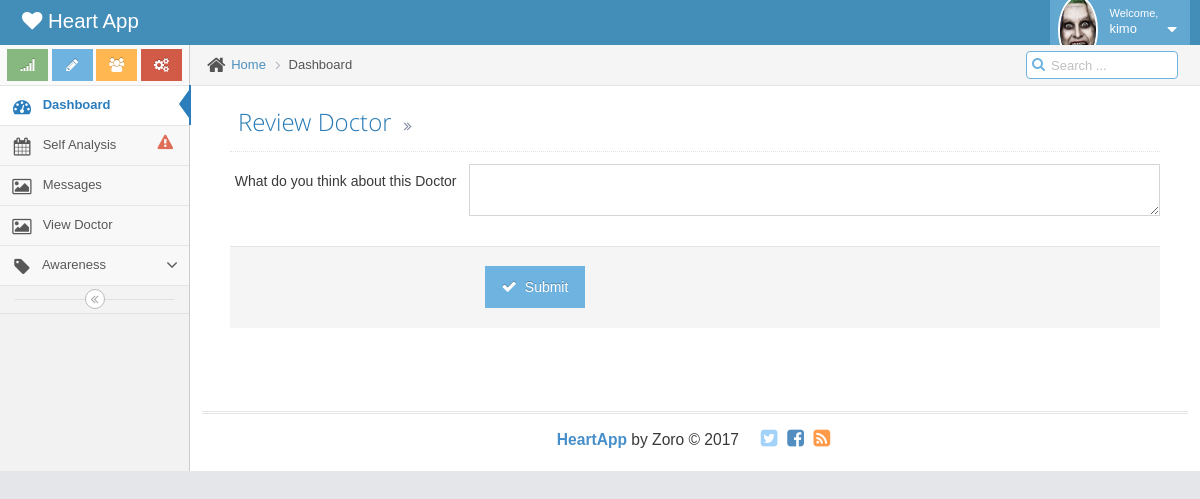
The app's page /submitFeedback (signed in) with its own data.
### heart/models.py (models this page shows, shortened)
class User(db.Model, UserMixin):
    id = db.Column(db.Integer, primary_key=True)
    username = db.Column(db.String(80), unique=True)
    name = db.Column(db.String(100))
    surname = db.Column(db.String(100))
    gender = db.Column(db.String(50))
    location = db.Column(db.String(200))
    email = db.Column(db.String(120), unique=True)
    password_hash = db.Column(db.String(80))
    weight = db.Column(db.Float)
    height = db.Column(db.Float)
    bio = db.Column(db.Text)
    pic = db.Column(db.String(200))
    role = db.Column(db.String(20))
    flagged = db.Column(db.Boolean)
    feedback = db.relationship('PatientFeedBack', backref='user', lazy='dynamic')
    message = db.relationship('Query', backref='user', lazy='dynamic')
    mydoctor = db.Column(db.Integer, db.ForeignKey('doctor.id'))
    @property
    def password(self):
        raise AttributeError('password: write-only field')

### heart/views.py (the view)
@app.route('/submitFeedback', methods=["GET","POST"])
@login_required
def submitFeedback():
    form = FeedbackForm()
    if form.validate_on_submit():
        new = PatientFeedBack(content=form.content.data, patient_id=current_user.id)
        db.session.add(new)
        db.session.commit()
        flash('Feedback Submitted', 'message')
        return redirect(url_for('home'))
    return render_template('submitFeedback.html', form=form)

### heart/forms.py
class FeedbackForm(FlaskForm):
    content = TextAreaField('Feedback')

### heart/views.py (called while the page is built)
@login_manager.user_loader
def load_user(userid):
	return User.query.get(int(userid))

### heart/templates/submitFeedback.html (shortened to what this page needs)
{% extends 'base.html' %}
{% from "form_macros.html" import render_field %}
{% block content %}
<div class="page-content">
		<div class="page-header">
			<h1>
				Review Doctor
				<small>
					<i class="ace-icon fa fa-angle-double-right"></i>
				</small>
			</h1>
		</div>
		<div class="row">
			<div class="col-xs-12">
				<form action="" method="post" enctype="multipart/form-data" name="submitFeedback" class="form-horizontal" role="form">
					<div class="form-group">
						<label class="col-sm-3 control-label no-padding-right" for="form-field-1"> What do you think about this Doctor </label>
						<div class="col-sm-9">
							{{ render_field(form.content, class="form-control") }}
						</div>
					</div>
					<div class="clearfix form-actions">
						<div class="col-md-offset-3 col-md-9">
							<button class="btn btn-info" type="submit">
								<i class="ace-icon fa fa-check bigger-110"></i>
								Submit
							</button>
						</div>
					</div>
				</form>
			</div>
		</div>
	</div>
{% endblock %}

### heart/templates/base.html (shortened to what this page needs)
<!DOCTYPE html>
<html lang="en">
	<head>
		<link rel="stylesheet" href="{{ url_for('static', filename='assets/css/bootstrap.min.css') }}" />
		<link rel="stylesheet" href="{{ url_for('static', filename='assets/font-awesome/4.5.0/css/font-awesome.min.css')  }}" />
		<link rel="stylesheet" href="{{ url_for('static', filename='assets/css/ace.min.css') }}" class="ace-main-stylesheet" id="main-ace-style" />
		<link rel="stylesheet" href="{{ url_for('static', filename='assets/css/ace-skins.min.css') }}" />
		<link rel="stylesheet" href="{{ url_for('static', filename='assets/css/ace-rtl.min.css') }}" />
	</head>
	<body class="no-skin" >
		<div id="navbar" class="navbar navbar-default          ace-save-state">
			<div class="navbar-container ace-save-state" id="navbar-container">
				<div class="navbar-header pull-left">
					<a href="" class="navbar-brand">
						<small>
							<i class="fa fa-heart"></i>
							Heart App
						</small>
					</a>
				</div>
				<div class="navbar-buttons navbar-header pull-right" role="navigation">
					<ul class="nav ace-nav">
						<li class="light-blue dropdown-modal">
							<a data-toggle="dropdown" href="#" class="dropdown-toggle">
								{% if current_user.pic %}
								<img class="nav-user-photo" src="{{ url_for('static', filename='images/' + current_user.pic) }}" alt="" />
								{% else %}
								<img class="nav-user-photo" src="{{ url_for('static', filename='assets/images/avatars/avatar.png') }}" alt="" />
								{% endif %}
								<span class="user-info">
									<small>Welcome,</small>
									{{ current_user.username }}
								</span>
								<i class="ace-icon fa fa-caret-down"></i>
							</a>
						</li>
					</ul>
				</div>
			</div>
		</div>
		<div class="main-container ace-save-state" id="main-container">
			<div id="sidebar" class="sidebar                  responsive                    ace-save-state">
				<div class="sidebar-shortcuts" id="sidebar-shortcuts">
					<div class="sidebar-shortcuts-large" id="sidebar-shortcuts-large">
						<button class="btn btn-success">
							<i class="ace-icon fa fa-signal"></i>
						</button>
						<button class="btn btn-info">
							<i class="ace-icon fa fa-pencil"></i>
						</button>
						<button class="btn btn-warning">
							<i class="ace-icon fa fa-users"></i>
						</button>
						<button class="btn btn-danger">
							<i class="ace-icon fa fa-cogs"></i>
						</button>
					</div>
				</div>
				<ul class="nav nav-list">
					<li class="active">
						<a href="{{ url_for('home') }}">
							<i class="menu-icon fa fa-tachometer"></i>
							<span class="menu-text"> Dashboard </span>
						</a>
					</li>
					<li class="">
						<a href="{{ url_for('analyze') }}">
							<i class="menu-icon fa fa-calendar"></i>
							<span class="menu-text">
								Self Analysis
								<span class="badge badge-transparent tooltip-error" title="2 Important Events">
									<i class="ace-icon fa fa-exclamation-triangle red bigger-130"></i>
								</span>
							</span>
						</a>
					</li>
					<li class="">
						<a href="{{ url_for('allMessages') }}">
							<i class="menu-icon fa fa-picture-o"></i>
							<span class="menu-text"> Messages </span>
						</a>
					</li>
					<li class="">
						{% if current_user.mydoctor %}
						<a href="{{ url_for('my_doctor', id=current_user.mydoctor) }}">
							<i class="menu-icon fa fa-picture-o"></i>
							<span class="menu-text"> View Doctor </span>
						</a>
						{% else %}
						<a href="#">
							<i class="menu-icon fa fa-picture-o"></i>
							<span class="menu-text"> No Doctor Yet </span>
						</a>
						{% endif %}
					</li>
					<li class="">
						<a href="#" class="dropdown-toggle">
							<i class="menu-icon fa fa-tag"></i>
							<span class="menu-text"> Awareness  </span>
							<b class="arrow fa fa-angle-down"></b>
						</a>
					</li>
				</ul>
				<div class="sidebar-toggle sidebar-collapse" id="sidebar-collapse">
					<i id="sidebar-toggle-icon" class="ace-icon fa fa-angle-double-left ace-save-state" data-icon1="ace-icon fa fa-angle-double-left" data-icon2="ace-icon fa fa-angle-double-right"></i>
				</div>
			</div>
			<div class="main-content">
				<div class="main-content-inner">
					<div class="breadcrumbs ace-save-state" id="breadcrumbs">
						<ul class="breadcrumb">
							<li>
								<i class="ace-icon fa fa-home home-icon"></i>
								<a href="#">Home</a>
							</li>
							<li class="active">Dashboard</li>
						</ul>
						<div class="nav-search" id="nav-search">
							<form class="form-search">
								<span class="input-icon">
									<input type="text" placeholder="Search ..." class="nav-search-input" id="nav-search-input" autocomplete="off" />
									<i class="ace-icon fa fa-search nav-search-icon"></i>
								</span>
							</form>
						</div>
					</div>
					<div class="page-content">
						{% block content %}{% endblock %}
					</div>
				</div>
			</div>
			<div class="footer">
				<div class="footer-inner">
					<div class="footer-content">
						<span class="bigger-120">
							<span class="blue bolder">HeartApp</span>
							by Zoro &copy; 2017
						</span>
						<span class="action-buttons">
							<a href="#">
								<i class="ace-icon fa fa-twitter-square light-blue bigger-150"></i>
							</a>
							<a href="#">
								<i class="ace-icon fa fa-facebook-square text-primary bigger-150"></i>
							</a>
							<a href="#">
								<i class="ace-icon fa fa-rss-square orange bigger-150"></i>
							</a>
						</span>
					</div>
				</div>
			</div>
		</div>
	</body>
</html>

### heart/templates/base.html (style rules this page uses)
body { font-family: 'Muli', 'Helvetica', 'Arial', 'sans-serif'; }

### records on screen
User: pic (picture), username "kimo"
